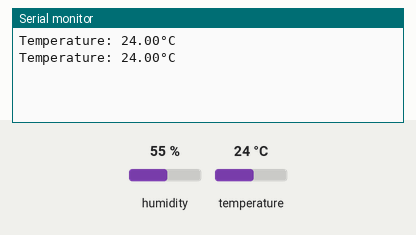
This sketch was run on a simulated ESP32. On the bench: the last lines printed to the serial monitor. The inputs (shaded band) are chosen by the test bench; at power-on: temperature 24 °C, humidity 55 %.

Above: at 5.8 s.
5.9 s: temperature set to 12 °C
At 10.9 s:
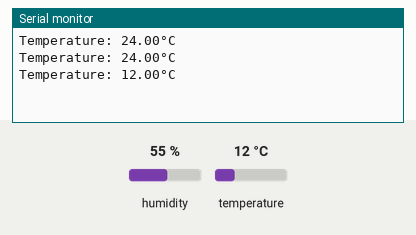
11.9 s: temperature set to 19 °C
At 15.6 s:
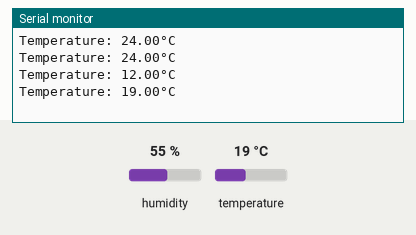
Timing chart, 0 to 17.1 s (numbered marks = the images above; inputs shaded):
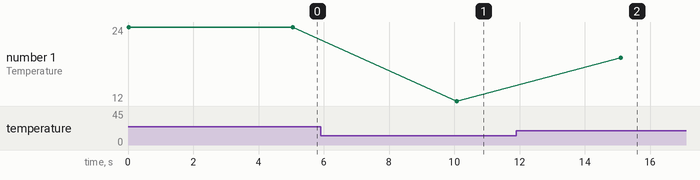

Measured:
- after the input at 5.9 s, the serial monitor: prints a new line after 4.2 s (image 1)
- after the input at 11.9 s, the serial monitor: prints a new line after 3.2 s (image 2)
- plotted number 1: 24 → 12 after the input at 5.9 s, 12 → 19 after the input at 11.9 s

The sketch:

temperature_monitoring.ino
```cpp
#include <WiFi.h>
#include <Adafruit_Sensor.h>
#include <DHT.h>
#include <DHT_U.h>
#include "UbidotsEsp32Mqtt.h"

// Konstan untuk WiFi credentials
const char *WIFI_SSID = "Boens1";
const char *WIFI_PASS = "anaLEX0916";

// Pin assignments
#define DHTPIN 27  // DHT22 sensor pin
#define DHTTYPE DHT11  // DHT sensor type

// Global objects
DHT dht(DHTPIN, DHTTYPE);

// Fungsi untuk mendapatkan data suhu
float get_temperature_data() {
  float t = dht.readTemperature();
  if (isnan(t)) {
    Serial.println(F("Error reading temperature!"));
    return 0.0;  // Return default value on error
  } else {
    Serial.print(F("Temperature: "));
    Serial.print(t);
    Serial.println(F("°C"));
    return t;
  }
}

void setup() {
  Serial.begin(115200);
  dht.begin();
}

void loop() {
  get_temperature_data();
  delay(5000);
}
```
